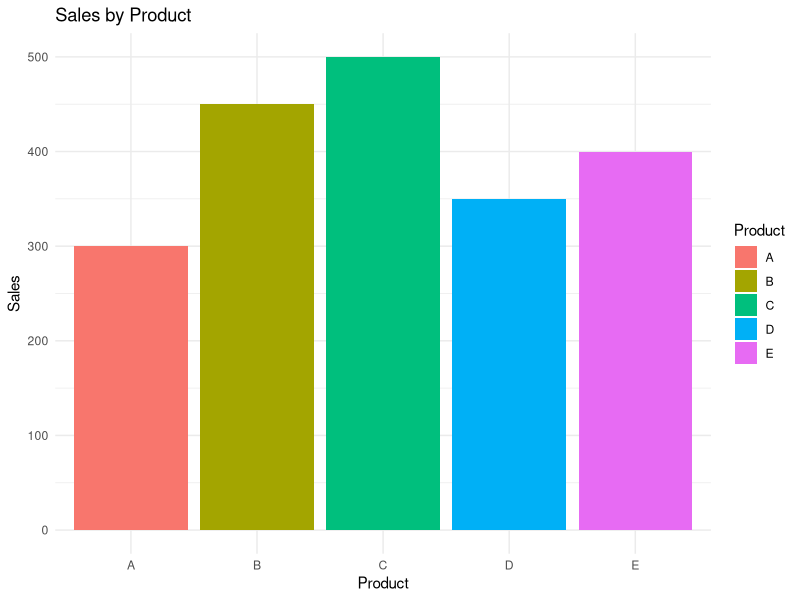

The R source for this figure:
# Load ggplot2
library(ggplot2)

# Create a data frame
sales_data <- data.frame(
  Product = c("A", "B", "C", "D", "E"),
  Sales = c(300, 450, 500, 350, 400)
)

# Plot bar plot
ggplot(sales_data, aes(x = Product, y = Sales, fill = Product)) +
  geom_bar(stat = "identity") +
  labs(
    title = "Sales by Product",
    x = "Product",
    y = "Sales"
  ) +
  theme_minimal()
